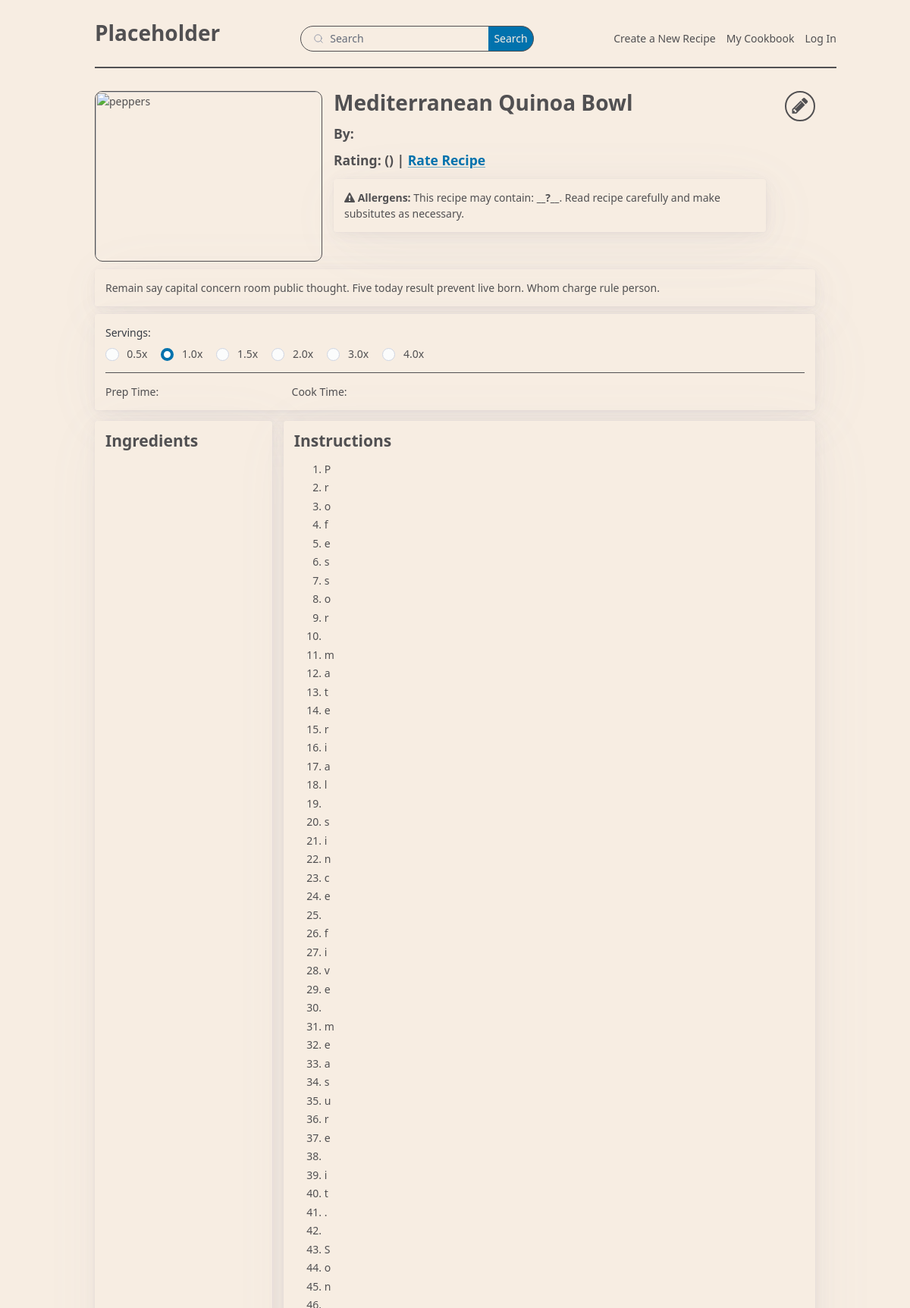
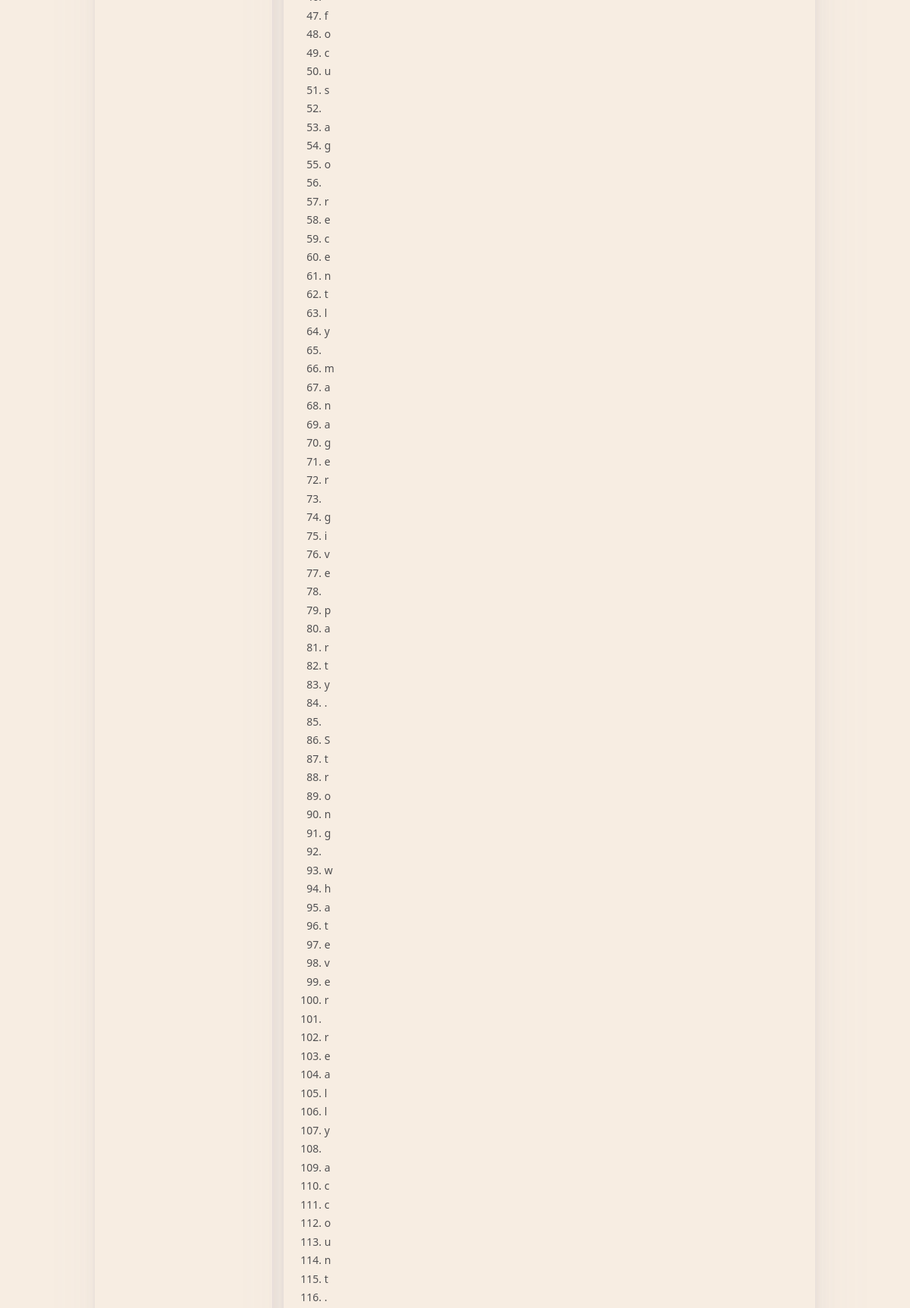
The page /recipe/72 (upper part) on the database its author committed (2 pictures, top to bottom).
### app.py (models this page shows, shortened)
class Recipe(db.Model):
    id:so.Mapped[int] = so.mapped_column(primary_key=True)
    name:so.Mapped[str] = so.mapped_column(index=True, default="Default name")
    meal:so.Mapped[str] = so.mapped_column(index=True, default="Default meal")
    servings:so.Mapped[int] = so.mapped_column(default=0)
    prepTime:so.Mapped[float] = so.mapped_column(default=-1.0)
    prepUnit:so.Mapped[str] = so.mapped_column(default="Default unit")
    cookTime:so.Mapped[float] = so.mapped_column(default=-1.0)
    cookUnit:so.Mapped[str] = so.mapped_column(default="Default unit")
    description:so.Mapped[str] = so.mapped_column(default="Default description")
    instructions:so.Mapped[str] = so.mapped_column(default="Default instructions")
    image:so.Mapped[str] = so.mapped_column(default='Image string')
    author_id:so.Mapped[int] = so.mapped_column(sa.ForeignKey(User.id))

### app.py (the view)
@app.route('/recipe/<id>')
def recipe_ex(id=0):
    stmt = sa.select(Recipe).where(Recipe.id == id)
    recipe = db.session.scalars(stmt).first()
    return render_template('recipe-template.html', r=recipe)

### templates/recipe-template.html (shortened to what this page needs)
{% extends "base.html" %}
{% block body %}
    <div class="recipe-top">
        <img class="recipe-img" title="peppers" src="{{ img }}/peppers.jpg"/>
        <div>
            <h1>{{ r.name }}  </h1>
            <h4> By: {{ r.author }} </h4>
            <h4>
                Rating: {{ r.rating_disp }}
                ({{ r.reviews }}) |
                <a href="">Rate Recipe</a>
            </h4>
            <article>
                <span class="fa fa-exclamation-triangle" aria-hidden="true"></span>
                <b>Allergens:</b>
                This recipe may contain: <b>__?__</b>. Read recipe carefully and make subsitutes as necessary.
            </article>
        </div>
        <h2><a class="icon" href=""><span class="fa fa-pencil icon " aria-hidden="false"></span></a></h2>
    </div>
    <article class="description">
        {{ r.description }}
    </article>
    <article>
        <fieldset>
            <legend class="txt-color"> Servings: {{ r.serving }} </legend>
            <input type="radio" id="0.5x" name="servings" />
            <label htmlFor="0.5x">0.5x</label>
            <input type="radio" id="1.0x" name="servings" checked/>
            <label htmlFor="1.0x">1.0x</label>
            <input type="radio" id="1.5x" name="servings" />
            <label htmlFor="1.5x">1.5x</label>
            <input type="radio" id="2.0x" name="servings" />
            <label htmlFor="2.0x">2.0x</label>
            <input type="radio" id="3.0x" name="servings" />
            <label htmlFor="3.0x">3.0x</label>
            <input type="radio" id="4.0x" name="servings" />
            <label htmlFor="4.0x">4.0x</label>
        </fieldset>
        <hr/>
        Prep Time: {{ r.prep_time }} {{ r.prep_unit }} &emsp;&emsp;&emsp;&emsp;&emsp;&emsp;&emsp;&emsp;&emsp;&emsp;&emsp;&emsp;
        Cook Time: {{ r.cook_time }} {{ r.cook_unit }}
    </article>
    <div class="recipe-cols">
        <article>
            <h3> Ingredients </h3>
        </article>
        <article>
            <h3> Instructions </h3>
            <ol>
                {% for i in r.instructions %}
                    <li>{{ i }}</li>
                {% endfor %}
            </ol>
        </article>
    </div>
{% endblock %}

### templates/base.html (shortened to what this page needs)
{% set img = url_for('static', filename='images') %}
<!DOCTYPE html>
<html>
    <head>
        <link rel="stylesheet" href="https://cdn.jsdelivr.net/npm/@picocss/pico@2/css/pico.min.css">
        <link rel="stylesheet" href="{{ url_for('static', filename='style.css') }}">
        <link rel="stylesheet" href="https://cdnjs.cloudflare.com/ajax/libs/font-awesome/4.7.0/css/font-awesome.min.css">
    </head>
    <body>
        <main class="container">
            <nav class="top">
                <ul>
                    <li><a href="/"><strong><h1 class="link-txt-color">Placeholder</h1></strong></a></li>
                </ul>
                <ul>
                    <li>
                        <form role="search" class="search" action="/search">
                            <input name="search" type="search" placeholder="Search" class="search-color"/>
                            <input type="submit" value="Search" class="search-button"/>
                        </form>
                    </li>
                </ul>
                <ul>
                    <li><a href="/new-recipe" class="link-txt-color">Create a New Recipe</a></li>
                    <li><a href="/cookbook" class="link-txt-color">My Cookbook</a></li>
                    {% if current_user.is_anonymous %}
                        <li><a href="/log-in" class="link-txt-color">Log In</a></li>
                    {% else %}
                        <li><a href="" class="link-txt-color">Settings</a></li>
                        <li><a href="/log-out" class="link-txt-color">Log Out</a></li>
                    {% endif %}
                </ul>
            </nav>
            <div class="page">
                {% block body %}{% endblock %}
            </div>
        </main>
    </body>
</html>

### static/style.css (style rules this page uses)
:root { --item-width: 225px; --item-height: 200px; --font-size: 14px; font-size: var(--font-size); --border-rad: 10px; }
@media only screen and (prefers-color-scheme: light) { :root:not([data-theme]) { --back-color: #f7ede2; background-color: var(--back-color); --text-color: #515052; color: var(--text-color); } }
.top { border-bottom: solid var(--text-color) 2px; position: fixed; width: 81.5%; background: var(--back-color); padding-top: 14px; z-index: 99; }
.page { margin-top: 120px; }
.container { padding-top: 0.1px; }
.search { margin: 0px; }
.search-color { background-color: var(--back-color); border: solid var(--text-color) 1px; }
.search-button { color: var(--back-color); border: solid var(--text-color) 1px; border-left: 0px; }
.link-txt-color { color:var(--text-color); text-decoration: none; }
label, li { color: var(--text-color); }
.recipe-img { border: solid var(--text-color) 1px; border-radius: var(--border-rad); width: 300px; height: 225px; }
hr { border-top: solid var(--text-color) 1px; }
.description { margin-top: 10px; margin-bottom: 10px; }
span.icon { width: 40px; height: 40px; border-radius: 20px; display: flex; justify-content: center; align-items: center; border: solid var(--text-color) 2px; color:var(--text-color); text-decoration: none; margin-left: 10px; }
a.icon { text-decoration: none; }
.recipe-cols { display: grid; grid-template-columns: 1fr 3fr; grid-template-rows: 1fr; grid-column-gap: 15px; grid-row-gap: 0px; }
.recipe-top { display: grid; grid-template-columns: 5fr 14fr 1fr; grid-template-rows: 1fr; grid-column-gap: 15px; grid-row-gap: 0px; }
h1, h2, h3, h4, h6 { color: var(--text-color); }
article { background-color: var(--back-color); }

### rows shown on the page
Recipe: name "Mediterranean Quinoa Bowl", description "Remain say capital concern room public thought. Five today result prevent live born. Whom charge rule person."

### other values the page prints
{{ i }} "P" "r" "o" "f" "e" "s" "s" "o" "r" "m" "a" "t" "e" "r" "i" "a" "l" "s" "i" "n" "c" "e" "f" "i" "v" "e" "m" "e" "a" "s" "u" "r" "e" "i" "t" "." "S" "o" "n" "f" "o" "c" "u" "s" "a" "g" "o" "r" "e" "c" "e" "n" "t" "l" "y" "m" "a" "n" "a" "g" "e" "r" "g" "i" "v" "e" "p" "a" "r" "t" "y" "." "S" "t" "r" "o" "n" "g" "w" "h" "a" "t" "e" "v" "e" "r" "r" "e" "a" "l" "l" "y" "a" "c" "c" "o" "u" "n" "t" "."
